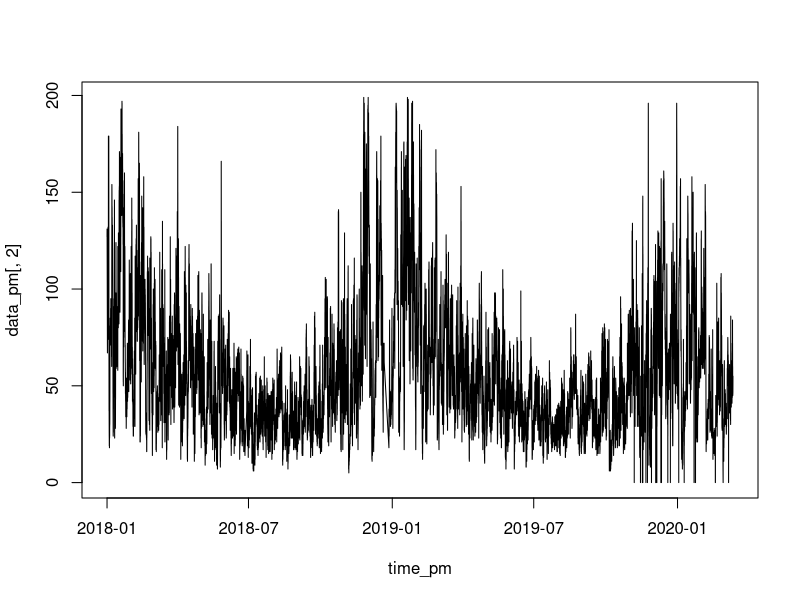
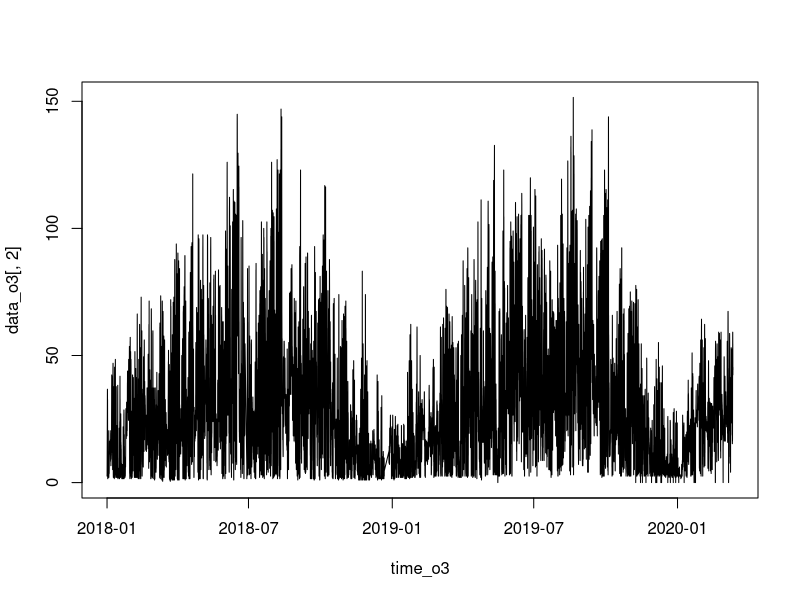

These charts were generated, in order, by the following R code:
# data from GTS national AQ station CN_1329A in Wuhan
# 1. read raw data as string
setwd('D:/南科大/硕士/环境科学的中编程/Assignment1')
strdata_pm=read.csv('AQ_FSPMC-20180101-20200311.csv',header=F,skip=9,sep=',')
strdata_o3=read.csv('AQ_O3-20180101-20200311.csv',header=F,skip=9,sep=',')

# 2. find and delete invalid data
IX_pm=which(strdata_pm[,2]=='-99999'|strdata_pm[,2]>=200)
IX_o3=which(strdata_o3[,2]=='-99999'|strdata_o3[,2]>=200)
strdata_pm<-strdata_pm[-IX_pm,]
strdata_o3<-strdata_o3[-IX_o3,]

# 3. convert string to number, convert time to numeric time
data_pm=matrix(NaN,nrow(strdata_pm),ncol(strdata_pm))
data_o3=matrix(NaN,nrow(strdata_o3),ncol(strdata_o3))
data_pm[,1]=unclass(as.POSIXct(strptime(strdata_pm[,1],'%Y/%m/%d %H:%M:%S')))
data_pm[,2]=as.numeric(strdata_pm[,2])
data_o3[,1]=unclass(as.POSIXct(strptime(strdata_o3[,1],'%Y/%m/%d %H:%M:%S')))
data_o3[,2]=as.numeric(strdata_o3[,2])

# 4. PLOT DATA (entire time series) and basic analysis
time_pm=as.POSIXct.numeric(as.character(data_pm[,1]))
time_o3=as.POSIXct.numeric(as.character(data_o3[,1]))
plot(time_pm,data_pm[,2],type='l')
plot(time_o3,data_o3[,2],type='l')
mean_pm=round(mean(data_pm[,2]),2)
mean_o3=round(mean(data_o3[,2]),2)
print(paste0('The mean concentration of PM2.5 and ozone for data period are: '
      ,mean_pm,' ug/m3 and ',mean_o3,' ppb.'))
print(paste('Based on the figures we can reveal the PM2.5 and ozone have a',
'significant chemical coupling.'))

# 5. average concentration during knockdown period
# compared with the corresponding period in 2019
IX_pm2=which(data_pm[,1]>=unclass(as.POSIXct(strptime('2019/01/23','%Y/%m/%d')))
             &data_pm[,1]<unclass(as.POSIXct(strptime('2019/03/10','%Y/%m/%d'))))
IX_o32=which(data_o3[,1]>=unclass(as.POSIXct(strptime('2019/01/23','%Y/%m/%d')))
             &data_o3[,1]<unclass(as.POSIXct(strptime('2019/03/10','%Y/%m/%d'))))
IX_pm3=which(data_pm[,1]>=unclass(as.POSIXct(strptime('2020/01/23','%Y/%m/%d')))
             &data_pm[,1]<unclass(as.POSIXct(strptime('2020/03/10','%Y/%m/%d'))))
IX_o33=which(data_o3[,1]>=unclass(as.POSIXct(strptime('2020/01/23','%Y/%m/%d')))
             &data_o3[,1]<unclass(as.POSIXct(strptime('2020/03/10','%Y/%m/%d'))))

mean_pm_2019=round(mean(data_pm[IX_pm2,2]),2)
mean_o3_2019=round(mean(data_o3[IX_o32,2]),2)
mean_pm_2020=round(mean(data_pm[IX_pm3,2]),2)
mean_o3_2020=round(mean(data_o3[IX_o33,2]),2)
result_mean=array('',c(2,2))
rownames(result_mean)=c('PM2.5','O3')
colnames(result_mean)=c('2019','2020')
result_mean[1,]=c(mean_pm_2019,mean_pm_2020)
result_mean[2,]=c(mean_o3_2019,mean_o3_2020)

print('Mean concencration during lockdown:')
print(result_mean)
print('A reduction of PM2.5 was observer but for O3 is an increase.')

std_pm_2019=round(sd(data_pm[IX_pm2,2]),2)
std_o3_2019=round(sd(data_o3[IX_o32,2]),2)
std_pm_2020=round(sd(data_pm[IX_pm3,2]),2)
std_o3_2020=round(sd(data_o3[IX_o33,2]),2)
result_std=array(NaN,c(2,2))
rownames(result_std)=c('PM2.5','O3')
colnames(result_std)=c('2019','2020')
result_std[1,]=c(std_pm_2019,std_pm_2020)
result_std[2,]=c(std_o3_2019,std_o3_2020)

print('Concentration STD during lockdown:')
print(result_std)
print('Less data volatility was indicated.')
